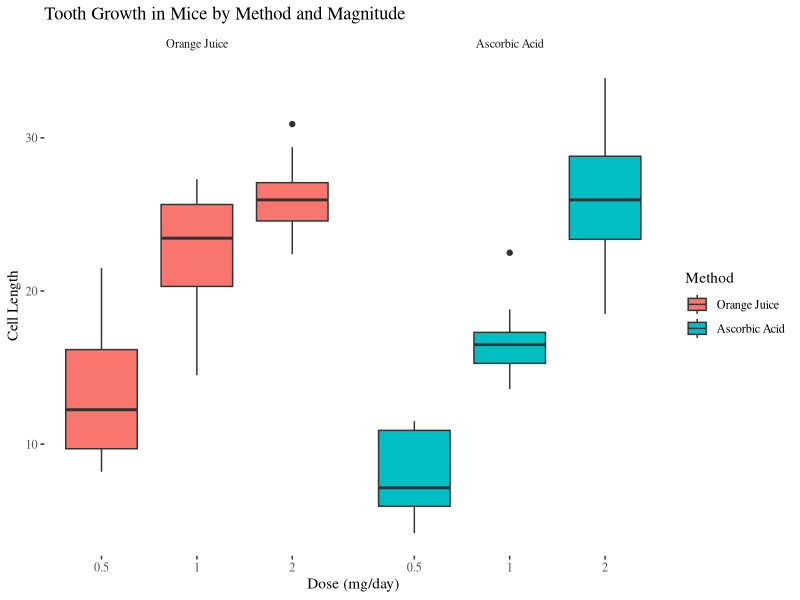

Write the R code that produced this figure.
## ---- chunk 1
library(datasets)
data(ToothGrowth)
str(ToothGrowth)
summary(ToothGrowth)
## ---- chunk 2
ToothGrowth$dose <- as.factor(ToothGrowth$dose)
levels(ToothGrowth$supp) <- c('Orange Juice', 'Ascorbic Acid')
table(ToothGrowth$supp, ToothGrowth$dose)
## ---- chunk 3
require(ggplot2)
require(ggthemes)

g <- ggplot(ToothGrowth, aes(y=len, x=dose)) + theme_tufte()
g + geom_boxplot(aes(fill = supp)) + facet_grid(.~supp) + xlab('Dose (mg/day)') +
    ylab('Cell Length') + labs(fill = 'Method') + 
    scale_color_manual(labels = c('Orange Juice', 'Ascorbic Acid')) + 
    ggtitle('Tooth Growth in Mice by Method and Magnitude')
## ---- chunk 4
for (i in c(0.5, 1, 2)) {
    print(paste('T Test of Difference Between Administration Methods for Doses of Size',
          i))
    print(t.test(len ~ supp, data = ToothGrowth[ToothGrowth$dose==i,]))
}
## ---- chunk 5

for (i in c(1, 2, 3)) {
    sizes <- c(0.5, 1, 2)
    test <- t.test(len ~ dose, data = ToothGrowth[ToothGrowth$dose!=sizes[i],])
    sizes <- sizes[-i]
    print(paste('T Test for dosage sizes:', sizes[1], 'and', sizes[2]))
    print(test)
}
